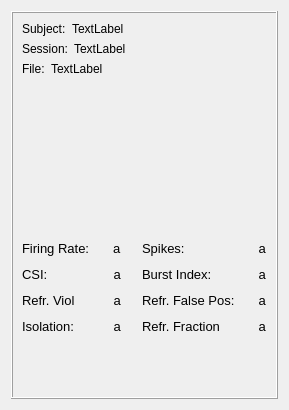
     <widget class="QWidget" name="widget" native="true">
      <property name="maximumSize">
       <size>
        <width>285</width>
        <height>16777215</height>
       </size>
      </property>
      <layout class="QVBoxLayout" name="verticalLayout_6">
       <item>
        <widget class="QFrame" name="frame_details_display">
         <property name="minimumSize">
          <size>
           <width>267</width>
           <height>0</height>
          </size>
         </property>
         <property name="maximumSize">
          <size>
           <width>267</width>
           <height>16777215</height>
          </size>
         </property>
         <property name="frameShape">
          <enum>QFrame::Box</enum>
         </property>
         <property name="frameShadow">
          <enum>QFrame::Raised</enum>
         </property>
         <layout class="QVBoxLayout" name="verticalLayout_2">
          <item>
           <layout class="QHBoxLayout" name="horizontalLayout_26">
            <item>
             <widget class="QLabel" name="label_13">
              <property name="text">
               <string>Subject:</string>
              </property>
             </widget>
            </item>
            <item>
             <widget class="QLabel" name="label_subjectid">
              <property name="sizePolicy">
               <sizepolicy hsizetype="Expanding" vsizetype="Preferred">
                <horstretch>0</horstretch>
                <verstretch>0</verstretch>
               </sizepolicy>
              </property>
              <property name="text">
               <string>TextLabel</string>
              </property>
             </widget>
            </item>
           </layout>
          </item>
          <item>
           <layout class="QHBoxLayout" name="horizontalLayout_27">
            <item>
             <widget class="QLabel" name="label_14">
              <property name="text">
               <string>Session:</string>
              </property>
             </widget>
            </item>
            <item>
             <widget class="QLabel" name="label_session">
              <property name="sizePolicy">
               <sizepolicy hsizetype="Expanding" vsizetype="Preferred">
                <horstretch>0</horstretch>
                <verstretch>0</verstretch>
               </sizepolicy>
              </property>
              <property name="text">
               <string>TextLabel</string>
              </property>
             </widget>
            </item>
           </layout>
          </item>
          <item>
           <layout class="QHBoxLayout" name="horizontalLayout_28">
            <item>
             <widget class="QLabel" name="label_15">
              <property name="text">
               <string>File:</string>
              </property>
             </widget>
            </item>
            <item>
             <widget class="QLabel" name="label_fname">
              <property name="sizePolicy">
               <sizepolicy hsizetype="Expanding" vsizetype="Preferred">
                <horstretch>0</horstretch>
                <verstretch>0</verstretch>
               </sizepolicy>
              </property>
              <property name="text">
               <string>TextLabel</string>
              </property>
             </widget>
            </item>
           </layout>
          </item>
          <item>
           <widget class="MatplotlibWidget" name="mplwidget_isi" native="true">
            <property name="minimumSize">
             <size>
              <width>247</width>
              <height>150</height>
             </size>
            </property>
            <property name="maximumSize">
             <size>
              <width>289</width>
              <height>175</height>
             </size>
            </property>
           </widget>
          </item>
          <item>
           <layout class="QGridLayout" name="gridLayout">
            <item row="0" column="3">
             <widget class="QLabel" name="label_6">
              <property name="font">
               <font>
                <pointsize>10</pointsize>
               </font>
              </property>
              <property name="text">
               <string>Spikes:</string>
              </property>
             </widget>
            </item>
            <item row="1" column="0">
             <widget class="QLabel" name="label">
              <property name="font">
               <font>
                <pointsize>10</pointsize>
               </font>
              </property>
              <property name="text">
               <string>CSI:</string>
              </property>
             </widget>
            </item>
            <item row="1" column="3">
             <widget class="QLabel" name="label_4">
              <property name="font">
               <font>
                <pointsize>10</pointsize>
               </font>
              </property>
              <property name="text">
               <string>Burst Index:</string>
              </property>
             </widget>
            </item>
            <item row="2" column="0">
             <widget class="QLabel" name="label_7">
              <property name="font">
               <font>
                <pointsize>10</pointsize>
               </font>
              </property>
              <property name="text">
               <string>Refr. Viol</string>
              </property>
             </widget>
            </item>
            <item row="3" column="0">
             <widget class="QLabel" name="label_9">
              <property name="font">
               <font>
                <pointsize>10</pointsize>
               </font>
              </property>
              <property name="text">
               <string>Isolation:</string>
              </property>
             </widget>
            </item>
            <item row="2" column="3">
             <widget class="QLabel" name="label_8">
              <property name="font">
               <font>
                <pointsize>10</pointsize>
               </font>
              </property>
              <property name="text">
               <string>Refr. False Pos:</string>
              </property>
             </widget>
            </item>
            <item row="0" column="0">
             <widget class="QLabel" name="label_5">
              <property name="font">
               <font>
                <pointsize>10</pointsize>
               </font>
              </property>
              <property name="text">
               <string>Firing Rate:</string>
              </property>
             </widget>
            </item>
            <item row="0" column="1">
             <layout class="QHBoxLayout" name="horizontalLayout">
              <item>
               <spacer name="horizontalSpacer_7">
                <property name="orientation">
                 <enum>Qt::Horizontal</enum>
                </property>
                <property name="sizeHint" stdset="0">
                 <size>
                  <width>40</width>
                  <height>20</height>
                 </size>
                </property>
               </spacer>
              </item>
              <item>
               <widget class="QLabel" name="label_mean_rate">
                <property name="font">
                 <font>
                  <pointsize>10</pointsize>
                 </font>
                </property>
                <property name="text">
                 <string>a</string>
                </property>
               </widget>
              </item>
             </layout>
            </item>
            <item row="1" column="1">
             <layout class="QHBoxLayout" name="horizontalLayout_3">
              <item>
               <spacer name="horizontalSpacer_8">
                <property name="orientation">
                 <enum>Qt::Horizontal</enum>
                </property>
                <property name="sizeHint" stdset="0">
                 <size>
                  <width>40</width>
                  <height>20</height>
                 </size>
                </property>
               </spacer>
              </item>
              <item>
               <widget class="QLabel" name="label_csi">
                <property name="font">
                 <font>
                  <pointsize>10</pointsize>
                 </font>
                </property>
                <property name="text">
                 <string> a</string>
                </property>
               </widget>
              </item>
             </layout>
            </item>
            <item row="2" column="1">
             <layout class="QHBoxLayout" name="horizontalLayout_10">
              <item>
               <spacer name="horizontalSpacer_9">
                <property name="orientation">
                 <enum>Qt::Horizontal</enum>
                </property>
                <property name="sizeHint" stdset="0">
                 <size>
                  <width>40</width>
                  <height>20</height>
                 </size>
                </property>
               </spacer>
              </item>
              <item>
               <widget class="QLabel" name="label_refr_count">
                <property name="font">
                 <font>
                  <pointsize>10</pointsize>
                 </font>
                </property>
                <property name="text">
                 <string> a</string>
                </property>
               </widget>
              </item>
             </layout>
            </item>
            <item row="3" column="1">
             <layout class="QHBoxLayout" name="horizontalLayout_11">
              <item>
               <spacer name="horizontalSpacer_10">
                <property name="orientation">
                 <enum>Qt::Horizontal</enum>
                </property>
                <property name="sizeHint" stdset="0">
                 <size>
                  <width>40</width>
                  <height>20</height>
                 </size>
                </property>
               </spacer>
              </item>
              <item>
               <widget class="QLabel" name="label_isolation">
                <property name="font">
                 <font>
                  <pointsize>10</pointsize>
                 </font>
                </property>
                <property name="text">
                 <string> a</string>
                </property>
               </widget>
              </item>
             </layout>
            </item>
            <item row="0" column="4">
             <layout class="QHBoxLayout" name="horizontalLayout_12">
              <item>
               <spacer name="horizontalSpacer_11">
                <property name="orientation">
                 <enum>Qt::Horizontal</enum>
                </property>
                <property name="sizeHint" stdset="0">
                 <size>
                  <width>40</width>
                  <height>20</height>
                 </size>
                </property>
               </spacer>
              </item>
              <item>
               <widget class="QLabel" name="label_spike_count">
                <property name="font">
                 <font>
                  <pointsize>10</pointsize>
                 </font>
                </property>
                <property name="text">
                 <string> a</string>
                </property>
               </widget>
              </item>
             </layout>
            </item>
            <item row="1" column="4">
             <layout class="QHBoxLayout" name="horizontalLayout_13">
              <item>
               <spacer name="horizontalSpacer_12">
                <property name="orientation">
                 <enum>Qt::Horizontal</enum>
                </property>
                <property name="sizeHint" stdset="0">
                 <size>
                  <width>40</width>
                  <height>20</height>
                 </size>
                </property>
               </spacer>
              </item>
              <item>
               <widget class="QLabel" name="label_burst">
                <property name="font">
                 <font>
                  <pointsize>10</pointsize>
                 </font>
                </property>
                <property name="text">
                 <string> a</string>
                </property>
               </widget>
              </item>
             </layout>
            </item>
            <item row="2" column="4">
             <layout class="QHBoxLayout" name="horizontalLayout_14">
              <item>
               <spacer name="horizontalSpacer_13">
                <property name="orientation">
                 <enum>Qt::Horizontal</enum>
                </property>
                <property name="sizeHint" stdset="0">
                 <size>
                  <width>40</width>
                  <height>20</height>
                 </size>
                </property>
               </spacer>
              </item>
              <item>
               <widget class="QLabel" name="label_refr_fp">
                <property name="font">
                 <font>
                  <pointsize>10</pointsize>
                 </font>
                </property>
                <property name="text">
                 <string> a</string>
                </property>
               </widget>
              </item>
             </layout>
            </item>
            <item row="0" column="2">
             <spacer name="horizontalSpacer_14">
              <property name="orientation">
               <enum>Qt::Horizontal</enum>
              </property>
              <property name="sizeHint" stdset="0">
               <size>
                <width>40</width>
                <height>20</height>
               </size>
              </property>
             </spacer>
            </item>
            <item row="1" column="2">
             <spacer name="horizontalSpacer_15">
              <property name="orientation">
               <enum>Qt::Horizontal</enum>
              </property>
              <property name="sizeHint" stdset="0">
               <size>
                <width>40</width>
                <height>20</height>
               </size>
              </property>
             </spacer>
            </item>
            <item row="2" column="2">
             <spacer name="horizontalSpacer_16">
              <property name="orientation">
               <enum>Qt::Horizontal</enum>
              </property>
              <property name="sizeHint" stdset="0">
               <size>
                <width>40</width>
                <height>20</height>
               </size>
              </property>
             </spacer>
            </item>
            <item row="3" column="2">
             <spacer name="horizontalSpacer_17">
              <property name="orientation">
               <enum>Qt::Horizontal</enum>
              </property>
              <property name="sizeHint" stdset="0">
               <size>
                <width>40</width>
                <height>20</height>
               </size>
              </property>
             </spacer>
            </item>
            <item row="3" column="3">
             <widget class="QLabel" name="label_10">
              <property name="font">
               <font>
                <pointsize>10</pointsize>
               </font>
              </property>
              <property name="text">
               <string>Refr. Fraction</string>
              </property>
             </widget>
            </item>
            <item row="3" column="4">
             <layout class="QHBoxLayout" name="horizontalLayout_15">
              <item>
               <spacer name="horizontalSpacer_2">
                <property name="orientation">
                 <enum>Qt::Horizontal</enum>
                </property>
                <property name="sizeHint" stdset="0">
                 <size>
                  <width>40</width>
                  <height>20</height>
                 </size>
                </property>
               </spacer>
              </item>
              <item>
               <widget class="QLabel" name="label_refr_frac">
                <property name="font">
                 <font>
                  <pointsize>10</pointsize>
                 </font>
                </property>
                <property name="text">
                 <string> a</string>
                </property>
               </widget>
              </item>
             </layout>
            </item>
           </layout>
          </item>
          <item>
           <widget class="MatplotlibWidget" name="mplwidget_waveform" native="true">
            <property name="maximumSize">
             <size>
              <width>291</width>
              <height>16777215</height>
             </size>
            </property>
           </widget>
          </item>
          <item>
           <spacer name="verticalSpacer">
            <property name="orientation">
             <enum>Qt::Vertical</enum>
            </property>
            <property name="sizeHint" stdset="0">
             <size>
              <width>20</width>
              <height>40</height>
             </size>
            </property>
           </spacer>
          </item>
          <item>
           <widget class="MatplotlibWidget" name="mplwidget_drift" native="true"/>
          </item>
         </layout>
        </widget>
       </item>
      </layout>
     </widget>
